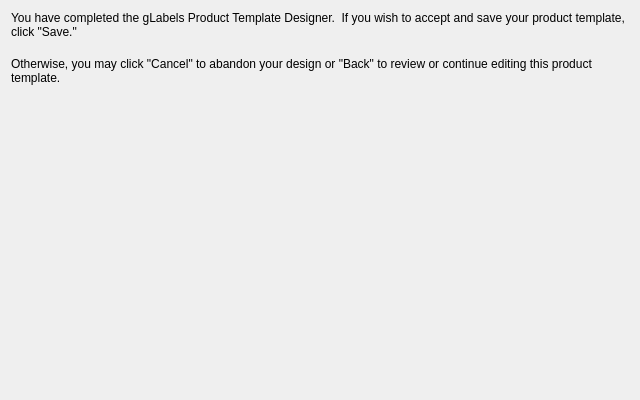
<?xml version="1.0" encoding="UTF-8"?>
<ui version="4.0">
 <class>TemplateDesignerApplyPage</class>
 <widget class="QWidget" name="TemplateDesignerApplyPage">
  <property name="geometry">
   <rect>
    <x>0</x>
    <y>0</y>
    <width>640</width>
    <height>400</height>
   </rect>
  </property>
  <property name="sizePolicy">
   <sizepolicy hsizetype="Minimum" vsizetype="Minimum">
    <horstretch>0</horstretch>
    <verstretch>0</verstretch>
   </sizepolicy>
  </property>
  <property name="minimumSize">
   <size>
    <width>640</width>
    <height>400</height>
   </size>
  </property>
  <property name="windowTitle">
   <string notr="true">Form</string>
  </property>
  <layout class="QVBoxLayout" name="verticalLayout">
   <property name="spacing">
    <number>18</number>
   </property>
   <item>
    <widget class="QLabel" name="label">
     <property name="text">
      <string>You have completed the gLabels Product Template Designer.  If you wish to accept and save your product template, click &quot;Save.&quot;</string>
     </property>
     <property name="wordWrap">
      <bool>true</bool>
     </property>
    </widget>
   </item>
   <item>
    <widget class="QLabel" name="label_2">
     <property name="text">
      <string>Otherwise, you may click &quot;Cancel&quot; to abandon your design or &quot;Back&quot; to review or continue editing this product template.</string>
     </property>
     <property name="wordWrap">
      <bool>true</bool>
     </property>
    </widget>
   </item>
   <item>
    <spacer name="verticalSpacer">
     <property name="orientation">
      <enum>Qt::Vertical</enum>
     </property>
     <property name="sizeHint" stdset="0">
      <size>
       <width>20</width>
       <height>40</height>
      </size>
     </property>
    </spacer>
   </item>
  </layout>
 </widget>
 <resources/>
 <connections/>
</ui>
